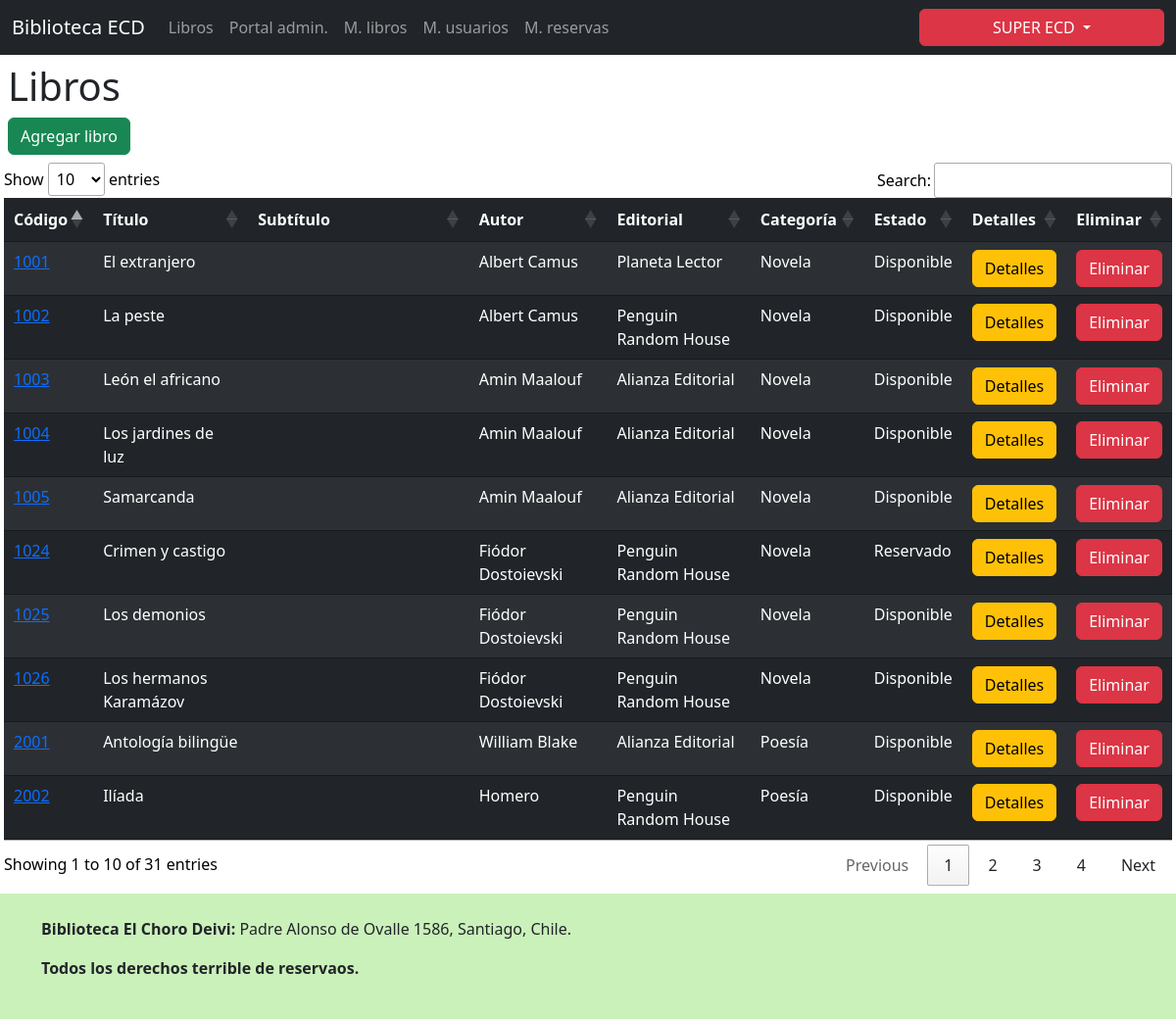
The page /portal_adm/mantenedor_libros/ (signed in) on the database its author committed.
### biblioteca/models.py (models this page shows, shortened)
class Usuario(AbstractUser):
    rut         = models.CharField(unique=True, max_length=10) #UK no se repite rut
    email       = models.EmailField(unique=True) #UK no se repite correo
    first_name  = models.CharField(max_length=50)
    last_name   = models.CharField(max_length=50)
    telefono    = models.IntegerField(blank=True, null=True)
    direccion   = models.CharField(max_length=100, blank=True, null=True)
    comuna      = models.CharField(max_length=30, blank=True, null=True)

class Libro(models.Model):
    codigo          = models.IntegerField(primary_key=True) #IntegerField, ya que el codigo de libro tendrá una nomenclatura especifica
    titulo          = models.CharField(unique=True, max_length=100) #UK, no se repite un libro
    subtitulo       = models.CharField(max_length=100, blank=True, null=True)
    autor           = models.CharField(max_length=100)
    resena          = models.TextField(blank=True, null=True)
    editorial       = models.CharField(max_length=40)
    CATEGORIAS_LIBRO = [
        ('N', 'Novela'),
        ('P', 'Poesía'),
        ('CU', 'Cuentos'),
        ('D', 'Dramaturgia'),
        ('E', 'Ensayo'),
        ('F', 'Filosofía'),
        ('H', 'Historia'),
        ('A', 'Arte'),
        ('CA', 'Cartas')
    ]
    categoria       = models.CharField(max_length=2, choices=CATEGORIAS_LIBRO)
    portada         = models.ImageField(upload_to='assets/', blank=True, null=True)
    ESTADOS_LIBRO = [
        ('D', 'Disponible'),
        ('R', 'Reservado'),
        ('PR', 'Prestado'),
        ('ER', 'En reparación'),
        ('PE', 'Perdido')
    ]
    estado_libro    = models.CharField(max_length=2, choices=ESTADOS_LIBRO, default='D') #por defecto disponible

### biblioteca/views.py (the view)
# urls.py: path('portal_adm/mantenedor_libros/', views.mantenedor_libros, name='libros_mantenedor'), #url para el mantenedor de libros
@login_required
@user_passes_test(admin_requerido, login_url='/sin_acceso/')
def mantenedor_libros(request):
    libros = Libro.objects.all()
    return render(request, 'biblioteca/mantenedor_libros.html', {"libros": libros})

### biblioteca/views.py (called while the page is built)
def admin_requerido(user):
    return user.is_staff

### biblioteca/templates/biblioteca/mantenedor_libros.html (shortened to what this page needs)
{% extends 'base.html' %}
{% block content %}
    {% load static %}
    <div class="mb-2 mx-2 mt-2">
        <h1>Libros</h1>
        <a class="btn btn-success" href="{% url 'libro_crear' %}">Agregar libro</a>
    </div>
    <div class="table-responsive mt-2 mb-2 mx-1">
        <table class="table table-dark table-striped table-hover table-fixed-header">
            <thead>
                <tr>
                    <th scope="col">Código</th>
                    <th scope="col">Título</th>
                    <th scope="col">Subtítulo</th>
                    <th scope="col">Autor</th>
                    <th scope="col">Editorial</th>
                    <th scope="col">Categoría</th>
                    <th scope="col">Estado</th>
                    <th scope="col">Detalles</th>
                    <th scope="col">Eliminar</th>
                </tr>
            </thead>
            <tbody>
                {% for libro in libros %}
                    <tr>
                        <td scope="row"><a href="{% url 'ficha_libro' libro.codigo %}">{{ libro.codigo }}</a></td>
                        <td scope="row">{{ libro.titulo }}</td>
                        {% if libro.subtitulo %}
                            <td scope="row">{{ libro.subtitulo }}</td>
                        {% else %}
                            <td scope="row">{{ "" }}</td>
                        {% endif %}
                        <td scope="row">{{ libro.autor }}</td>
                        <td scope="row">{{ libro.editorial }}</td>
                        <td scope="row">{{ libro.get_categoria_display }}</td>
                        <td scope="row">{{ libro.get_estado_libro_display }}</td>
                        <td scope="row"><a type="button" class="btn btn-warning" href="{% url 'libro_editar' pk=libro.codigo %}">Detalles</a></td>
                        <td scope="row"><button type="button" class="btn btn-danger btn-eliminar-libro" data-libro-id="{{ libro.codigo }}">Eliminar</button></td>
                    </tr>
                {% endfor %}
            </tbody>
        </table>
    </div>
{% endblock %}
{% block footer %}
    {% load static %}
{% endblock %}

### biblioteca/templates/base.html (shortened to what this page needs)
{% load static %}
<!DOCTYPE html>
<html lang="en">
    <head>
        <link href="{% static 'css/estilos.css' %}" rel="stylesheet">
        <link href="https://cdn.jsdelivr.net/npm/bootstrap@5.3.3/dist/css/bootstrap.min.css" rel="stylesheet">
        <link rel="stylesheet" type="text/css" href="https://cdn.datatables.net/1.10.25/css/jquery.dataTables.min.css">
    </head>
    <body>
        <nav class="navbar navbar-expand-md bg-dark" data-bs-theme="dark">
            <div class="container-fluid">
                <a class="navbar-brand" href="{% url 'index' %}">Biblioteca ECD</a>
                <div class="collapse navbar-collapse" id="navbarScroll">
                    <ul class="navbar-nav me-auto my-2 my-lg-0 navbar-nav-scroll" style="--bs-scroll-height: 100px;">
                        <li class="nav-item">
                            <a class="nav-link" aria-current="page" href="{% url 'lista_libros' %}">Libros</a>
                        </li>
                        {% if user.is_authenticated and user.is_staff == True %}
                            <li class="nav-item">
                                <a class="nav-link" aria-current="page" href="{% url 'adm_portal' %}">Portal admin.</a>
                            </li>
                            <li class="nav-item">
                                <a class="nav-link" aria-current="page" href="{% url 'libros_mantenedor' %}">M. libros</a>
                            </li>
                            <li class="nav-item">
                                <a class="nav-link" aria-current="page" href="{% url 'usuarios_mantenedor' %}">M. usuarios</a>
                            </li>
                            <li class="nav-item">
                                <a class="nav-link" aria-current="page" href="{% url 'reservas_mantenedor' %}">M. reservas</a>
                            </li>
                        {% endif %}
                    </ul>
                    {% if user.is_authenticated %}
                        <div class="dropdown">
                            <button type="button" class="btn btn-danger dropdown-toggle opciones_login" data-bs-toggle="dropdown" aria-expanded="false" data-bs-auto-close="outside">
                                {{ user.first_name }} {{ user.last_name }}
                            </button>
                        </div>
                    {% endif %}
                </div>
            </div>
        </nav>
        {% block content %}
        {% endblock %}
        <div class="background_final">
            <br>
            <div class="container-sm">
                <p><strong>Biblioteca El Choro Deivi: </strong>Padre Alonso de Ovalle 1586, Santiago, Chile.</p>
            </div>
            <div class="container-sm">
                <p><strong>Todos los derechos terrible de reservaos.</strong></p>
            </div>
            <br>
        </div>
    </body>
</html>

### biblioteca/static/css/estilos.css (style rules this page uses)
.opciones_login { width: 250px; text-align: center; }
.background_final { background-color: rgb(203, 241, 187); }

### rows shown on the page
Usuario: first_name "SUPER", last_name "ECD"
Libro: codigo "1001", titulo "El extranjero", autor "Albert Camus", editorial "Planeta Lector", categoria "Novela", estado_libro "Disponible"
Libro: codigo "1002", titulo "La peste", autor "Albert Camus", editorial "Penguin Random House", categoria "Novela", estado_libro "Disponible"
Libro: codigo "1003", titulo "León el africano", autor "Amin Maalouf", editorial "Alianza Editorial", categoria "Novela", estado_libro "Disponible"
Libro: codigo "1004", titulo "Los jardines de luz", autor "Amin Maalouf", editorial "Alianza Editorial", categoria "Novela", estado_libro "Disponible"
Libro: codigo "1005", titulo "Samarcanda", autor "Amin Maalouf", editorial "Alianza Editorial", categoria "Novela", estado_libro "Disponible"
Libro: codigo "1024", titulo "Crimen y castigo", autor "Fiódor Dostoievski", editorial "Penguin Random House", categoria "Novela", estado_libro "Reservado"
Libro: codigo "1025", titulo "Los demonios", autor "Fiódor Dostoievski", editorial "Penguin Random House", categoria "Novela", estado_libro "Disponible"
Libro: codigo "1026", titulo "Los hermanos Karamázov", autor "Fiódor Dostoievski", editorial "Penguin Random House", categoria "Novela", estado_libro "Disponible"
Libro: codigo "2001", titulo "Antología bilingüe", autor "William Blake", editorial "Alianza Editorial", categoria "Poesía", estado_libro "Disponible"
Libro: codigo "2002", titulo "Ilíada", autor "Homero", editorial "Penguin Random House", categoria "Poesía", estado_libro "Disponible"
